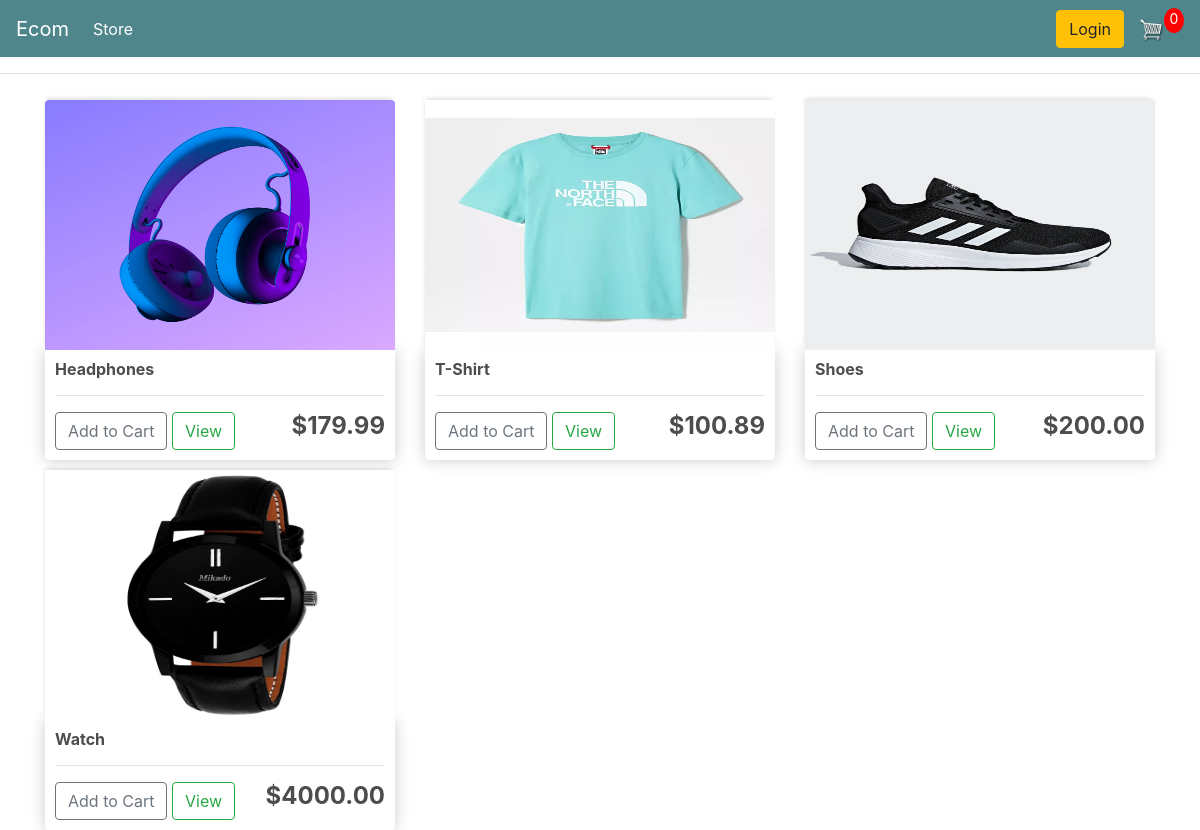
The page / on the database its author committed.
### store/models.py (models this page shows, shortened)
class Product(models.Model):
    name  = models.CharField(max_length=200,null=True)
    price = models.DecimalField(max_digits=7,decimal_places=2)
    digital = models.BooleanField(default=False,null=True,blank=False)
    image = models.ImageField(null=True,blank=True)
    @property
    def imageURL(self):
        try:
            url=self.image.url
        except:
            url=''
        return url

### store/views.py (the view)
# urls.py: path('',include('store.urls')),
def store(request):
    Data = cartData(request)
    cartitems = Data['cartitems']
    products = Product.objects.all()
    context={'products':products,'cartitems':cartitems}
    return render(request,'store/store.html',context)

### store/util.py (called while the page is built, shortened)
def cookieCart(request):
    try:
        cart = json.loads(request.COOKIES['cart'])
    except:
        cart= {}
    items = []
    order = {'get_cart_total':0,'get_cart_items':0,'shipping':False,'get_cart_items_top':0}
    cartitems = len(cart)
    return {'cartitems':cartitems,'order':order,'items':items}

def cartData(request):
    if request.user.is_authenticated:
        customer = request.user.customer
        order,created = Order.objects.get_or_create(customer=customer,complete=False)
        items = order.orderitem_set.all()
        cartitems = order.get_cart_items_top
    else:
        cookieData = cookieCart(request)
        cartitems = cookieData['cartitems']
        order = cookieData['order']
        items = cookieData['items']
    return {'cartitems':cartitems,'order':order,'items':items}

### Templates/store/store.html
{% extends 'store/main.html' %}
{% load static %}
{% block content %}
<div class="row">
	{% for product in products %}
	<div class="col-lg-4">
        <img class="thumbnail" src="{{product.imageURL}}">
		<div class="box-element product">
			<h6><strong>{{product.name}}</strong></h6>
			<hr>
			<button data-product="{{product.id}}" data-action="add" class="btn btn-outline-secondary add-btn update-cart">Add to Cart</button>
			<a class="btn btn-outline-success" href="#">View</a>
			<h4 style="display: inline-block; float: right"><strong>${{product.price|floatformat:2}}</strong></h4>
		</div>
	</div>
	{% endfor %}
</div>
{% endblock content %}

### Templates/store/main.html (shortened to what this page needs)
{% load static %}
<!DOCTYPE html>
<html lang="en">
<head>
    <link rel="stylesheet" type="text/css" href="{% static 'css/main.css' %}">
    <link rel="stylesheet" href="https://stackpath.bootstrapcdn.com/bootstrap/4.4.1/css/bootstrap.min.css">
</head>
<body>
    <nav class="navbar navbar-expand-lg navbar-light bg-darkx ">
        <a class="navbar-brand text-white" href="{% url 'store' %}">Ecom</a>
        <div class="collapse navbar-collapse" id="navbarSupportedContent">
          <ul class="navbar-nav mr-auto">
            <li class="nav-item active">
              <a class="nav-link text-white" href="{% url 'store' %}">Store <span class="sr-only">(current)</span></a>
            </li>
          </ul>
          <div class="form-inline my-2 my-lg-0">
               <a href="#"class="btn btn-warning">Login</a>
               <a href="{% url 'cart' %}">
                  <img  id="cart-icon" src="{% static 'images/cart.png' %}">
              </a>
              <p id="cart-total">{{cartitems}}</p>
          </div>
        </div>
      </nav>
    <hr>
    <div class="container">
        {% block content %}
        {% endblock content %}
    </div>
</body>
</html>

### static/css/main.css (style rules this page uses)
body { background-color: hsl(0, 0%, 98%); }
h1,h2,h3,h4,h5,h6 { color:hsl(0, 0%, 30%); }
.box-element { box-shadow:hsl(0, 0%, 80%) 0 0 16px; background-color: #fff; border-radius: 4px; padding: 10px; }
.thumbnail { width: 100%; height: 250px; -webkit-box-shadow: -1px -3px 5px -2px rgba(214,214,214,1); -moz-box-shadow: -1px -3px 5px -2px rgba(214,214,214,1); box-shadow: -1px -3px 5px -2px rgba(214,214,214,1); }
.product { border-radius: 0 0 4px 4px; }
.bg-darkx { background-color: #4f868c!important; }
#cart-icon { width:25px; display: inline-block; margin-left: 15px; }
#cart-total { display: block; text-align: center; color:#fff; background-color: red; width: 20px; height: 25px; border-radius: 50%; font-size: 14px; }
.col-lg-4, .col-lg-6, .col-lg-8, .col-lg-12 { margin-top: 10px; }
.btn { border-radius: 0; }

### rows shown on the page
Product: imageURL (picture), name "Headphones", price "179.99"
Product: imageURL (picture), name "T-Shirt", price "100.89"
Product: imageURL (picture), name "Shoes", price "200.00"
Product: imageURL (picture), name "Watch", price "4000.00"

### other values the page prints
{{ cartitems }} "0"
